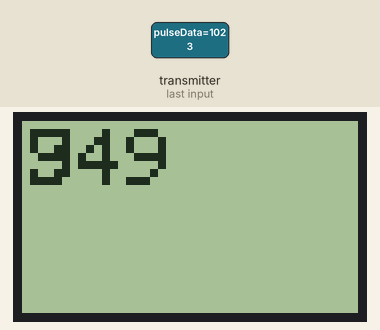
Simulated run of this sketch. Board: Arduino Uno, built with avr-gcc and run on an emulated ATmega328P. Parts: 84×48 one-colour display. Inputs (shaded band) come from the test bench. No radio packets arrive unless stated.

1.3 s: the transmitter starts sending pulseData = 1023
Above: at 2.7 s.
Timing chart, 0 to 4.3 s (numbered marks = the images above; inputs shaded):
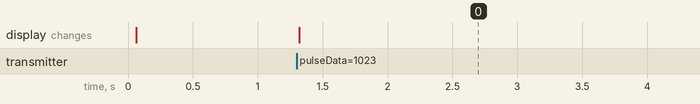

The sketch:

Glasses.ino
```cpp
#include <DS3231.h>
#include <SPI.h>
#include <RF24.h>
#include <nRF24L01.h>
#include <Adafruit_GFX.h>
#include <Adafruit_PCD8544.h>
#include <GyverButton.h>
#include <avr/sleep.h>
#include <avr/wdt.h>

int pulse, pulseData;
Time time, timeData;
char* dataData;
const uint64_t pipe = 0xE8E8F0F0E1FE;
bool isOn = 1;
byte page = 1;
String textPulse;

#define butt 8
Adafruit_PCD8544 display = Adafruit_PCD8544(3, 4, 5, 6, 7);
RF24 radio(9, 10);
GButton button(butt);
DS3231  rtc(SDA, SCL);

void setup() {
  display.begin();
  display.clearDisplay();
  display.display();
  display.setContrast(50);

  radio.begin();
  radio.openReadingPipe(1, pipe);
  radio.setChannel(9);
  radio.setPALevel(RF24_PA_HIGH);
  radio.setDataRate(RF24_2MBPS);
  radio.powerUp();
  radio.startListening();

  pinMode(butt, INPUT_PULLUP);

  set_sleep_mode(SLEEP_MODE_PWR_DOWN);
}

void loop() {
	if (button.isHolded() && !isOn) on();
	if (button.isHolded() && isOn) off();
	if (button.isSingle()) page++;
	if (page > 2) page = 1;
	if (radio.available()) {
		radio.read(&pulseData, sizeof(pulseData));
		pulse = pulseData;
		radio.read(&timeData, sizeof(timeData));
		time.hour = timeData.hour;
		time.min = timeData.min;
		time.sec = timeData.sec;
	}
	video();
	pulseSensor(15);
}

void on() {
	wdt_enable(WDTO_15MS);
	radio.powerUp();
	isOn = 1;
}

void off() {
	sleep_mode();
	radio.powerDown();
	isOn = 0;
}

void video() {
	switch (page)
	{
	case 1:
		display.setTextColor(BLACK);
		display.setCursor(2, 2);
		display.setTextSize(2);
		display.print(time.hour + '/' + time.min + '/' + time.sec);
		display.display();
		break;
	case 2:
		display.setTextColor(BLACK);
		display.setCursor(2, 2);
		display.setTextSize(2);
		display.print(pulse);
		display.setCursor(4, 0);
		display.setTextSize(1);
		display.print(textPulse);
		display.display();
		break;
	}
}

void pulseSensor(byte old) {
	byte minPulse, maxPulse;
	if (old >= 10 && old < 15) {
		minPulse = 60;
		maxPulse = 100;
	}
	if (old >= 15 && old < 30) {
		minPulse = 60;
		maxPulse = 80;
	}
	if (old >= 30 && old < 40) {
		minPulse = 55;
		maxPulse = 95;
	}
	if (old >= 40 && old < 60) {
		minPulse = 50;
		maxPulse = 95;
	}
	if (old >= 60 && old < 80) {
		minPulse = 70;
		maxPulse = 90;
	}
	if (pulse <= minPulse + 5) textPulse = "Low pulse";
	if (pulse >= maxPulse - 5) textPulse = "High pulse";
	if (pulse <= maxPulse - 5 && pulse >= minPulse + 5) textPulse = "Normal pulse";
}
```

Measured:
- after the input at 1.3 s, the display: changes at once (image 0)
